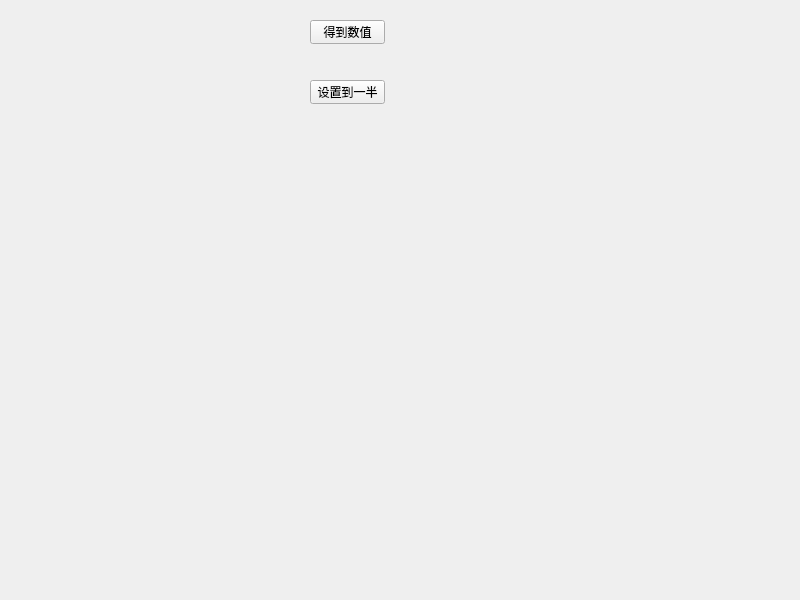
<?xml version="1.0" encoding="UTF-8"?>
<ui version="4.0">
 <class>Widget</class>
 <widget class="QWidget" name="Widget">
  <property name="geometry">
   <rect>
    <x>0</x>
    <y>0</y>
    <width>800</width>
    <height>600</height>
   </rect>
  </property>
  <property name="windowTitle">
   <string>Widget</string>
  </property>
  <widget class="SmallWidget" name="widget" native="true">
   <property name="geometry">
    <rect>
     <x>10</x>
     <y>40</y>
     <width>231</width>
     <height>41</height>
    </rect>
   </property>
  </widget>
  <widget class="QPushButton" name="btn_get">
   <property name="geometry">
    <rect>
     <x>310</x>
     <y>20</y>
     <width>75</width>
     <height>24</height>
    </rect>
   </property>
   <property name="text">
    <string>得到数值</string>
   </property>
  </widget>
  <widget class="QPushButton" name="btn_set">
   <property name="geometry">
    <rect>
     <x>310</x>
     <y>80</y>
     <width>75</width>
     <height>24</height>
    </rect>
   </property>
   <property name="text">
    <string>设置到一半</string>
   </property>
  </widget>
 </widget>
 <customwidgets>
  <customwidget>
   <class>SmallWidget</class>
   <extends>QWidget</extends>
   <header location="global">smallwidget.h</header>
   <container>1</container>
  </customwidget>
 </customwidgets>
 <resources/>
 <connections/>
</ui>
